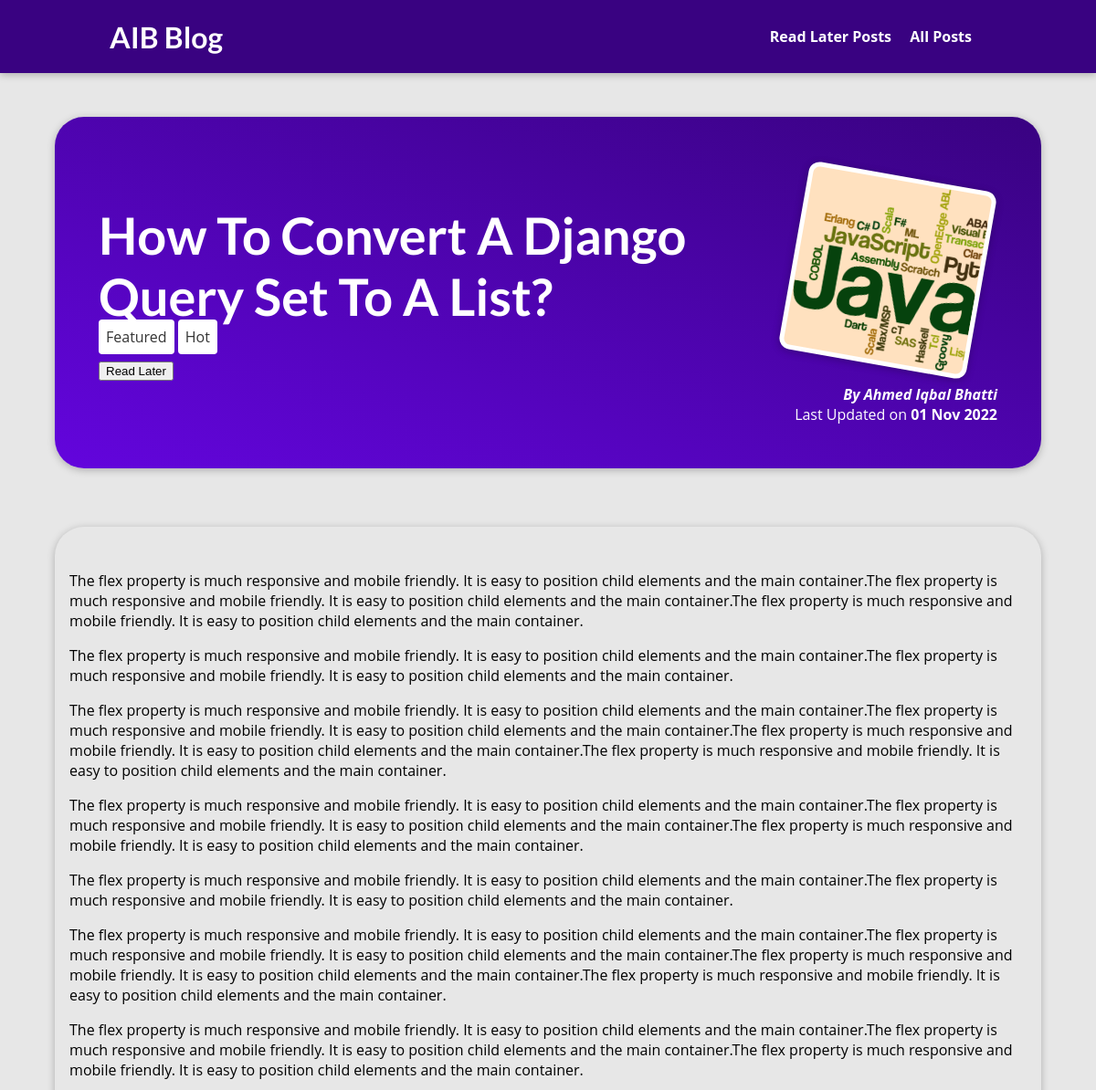
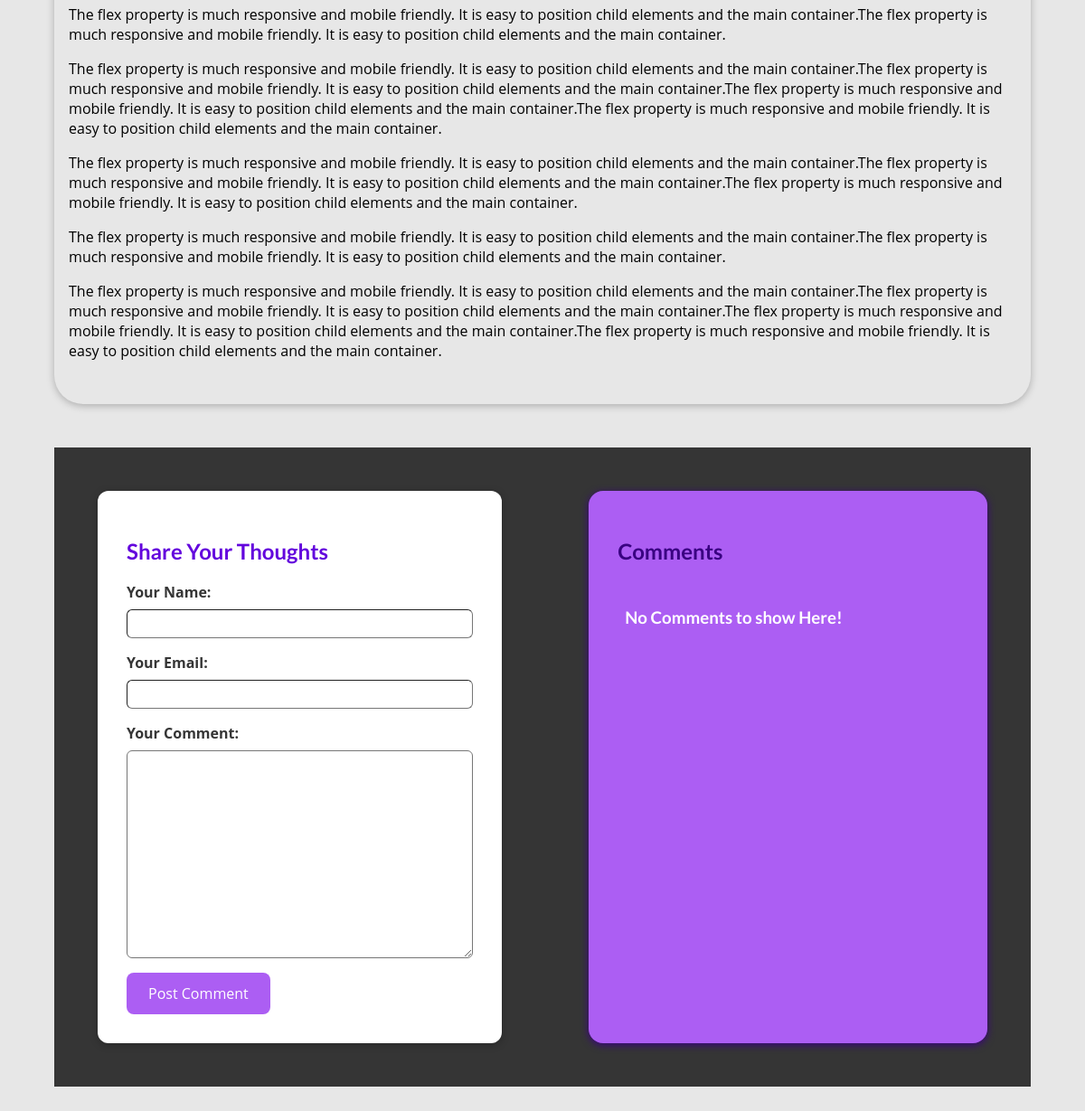
The app's page /posts/how-to-convert-a-django-query-set-to-a-list with its own data (2 pictures, top to bottom).
### blog/models.py (models this page shows, shortened)
class Post(models.Model):
    title = models.CharField(max_length=150)
    excerpt = models.CharField(max_length=200)
    image = models.ImageField(upload_to="posts", null=True)
    date = models.DateField(auto_now=True)
    slug = models.SlugField(default="", null=False, unique=True, db_index=True)
    content = models.TextField(default="", null=False, validators=[MinLengthValidator(150)])
    author = models.ForeignKey(Author, on_delete=models.SET_NULL, null=True, related_name='posts')
    tags = models.ManyToManyField(Tag)

class Tag(models.Model):
    captions = models.CharField(max_length=50)

class Author(models.Model):
    firstName = models.CharField(max_length=80)
    lastName = models.CharField(max_length=80)
    emailAddress = models.EmailField()
    def author_name(self):
        return f'{self.firstName} {self.lastName}'
    def __str__(self):
        return self.author_name()

### blog/views.py (the view)
# urls.py: path("posts/<slug:slug>", PostDetailView.as_view(), name="post-detail-page"),
class PostDetailView(View):
    template_name = 'blog/post-detail.html'
    model = Post
    def get(self, request, slug):
        post = Post.objects.get(slug=slug)
        context = {
            "post": post,
            "post_tags": post.tags.all(),
            "comment_form": CommentForm(),
            "comments": post.comments.all(),
            "comment_count": post.comments.all().count(),
        }
        return render(request, 'blog/post-detail.html', context)
    def post(self, request, slug):
        comment_form = CommentForm(request.POST)
        post = Post.objects.get(slug=slug)
        context = {
            "post": post,
            "post_tags": post.tags.all(),
            "comment_form": CommentForm(),
        }
        if comment_form.is_valid():
            comment = comment_form.save(commit=False)
            comment.post = post
            comment.save()
            return HttpResponseRedirect(reverse("post-detail-page", args=[slug]))
        post = Post.objects.get(slug=slug)
        context = {
            "post": post,
            "post_tags": post.tags.all(),
            "comment_form": CommentForm(),
        }
        return render(request, 'blog/post-detail.html', context)

### blog/forms.py
class CommentForm(forms.ModelForm):
    class Meta:
        model = Comments
        exclude = ["post"]
        labels = {
            "user_name": "Your Name",
            "user_email": "Your Email",
            "comment":"Your Comment",
        }

### blog/templates/blog/post-detail.html (shortened to what this page needs)
{% extends 'base.html' %}
{% load static %}
{% block css_files %}
    <link rel="stylesheet" href="{% static 'blog/all-posts.css' %}">
    <link rel="stylesheet" href="{% static 'blog/post-detail.css' %}">
{% endblock %}
{% block content %}
    <section id="summary">
        <div class="title-tags">
            <h2>{{ post.title|title }}</h2>
            <div class="tag">
                {% for tag in post_tags %}
                    <span>{{ tag.captions.capitalize }}</span>
                {% endfor %}
            </div>
            <div id="read-later">
                <form action="{% url "read-later" %}" method="post">
                    <button class="button">Read Later</button>
                </form>
            </div>
        </div>
        <article>
            <img src="{{ post.image.url }}" alt="{{ post.title|title }}">
            <address>By <a href="mailto:{{ post.author.emailAddress }}">
                {{ post.author|title }}</a></address>
            <div>
                Last Updated on
                <time> {{ post.date|date:"d M Y" }}</time>
            </div>
        </article>
    </section>
    <main>
        {{ post.content|linebreaks }}
    </main>
    <section id="comments">
        <div class="comments-area">
            <h2>Comments</h2>
            <ul>
                {% if not comments %}
                    <h3>No Comments to show Here!</h3>
                {% endif %}
            </ul>
        </div>
        <div class="comment-form">
            <h2>Share Your Thoughts</h2>
            <form method="post" action="{% url "post-detail-page" post.slug %}">
                {% for form_field in comment_form %}
                    <div class="form-control {% if form_field.errors %}invalid{% endif %}">
                        {{ form_field.label_tag }}
                        {{ form_field }}
                    </div>
                {% endfor %}
                <button class="form-button">Post Comment</button>
            </form>
        </div>
    </section>
{% endblock %}

### static/app.css (style rules this page uses)
* { box-sizing: border-box; }
html { font-family: 'Open Sans', 'Lato', sans-serif; }
body { margin: 0; }
h1, h2, h3 { font-family: 'Lato', sans-serif; font-weight: bold; }

### blog/static/blog/all-posts.css (style rules this page uses)
body { background-color: #e7e7e7; }

### blog/static/blog/post-detail.css (style rules this page uses)
#summary { background: linear-gradient(to right top, #6305dd, #390281); width: 90%; border-radius: 2rem; box-shadow: 0 2px 8px rgba(0, 0, 0, 0.25);; display: flex; justify-content: space-between; margin: 8rem auto 4rem auto; padding: 2rem 1rem; }
#summary h2 { align-self: center; color: white; font-size: 3.5rem; }
#summary .title-tags { display: flex; flex-direction: column; align-items: flex-start; padding: 2rem; margin-top: auto; margin-bottom: auto; }
#summary .title-tags h2 { display: flex; margin: 0; }
#summary .button { margin-top: 1rem; }
#summary span { background-color: white; padding: 0.5rem; color: #353535; border-radius: 0.25rem; }
#summary article { margin: 1rem 2rem; text-align: right; }
#summary img { width: 13rem; height: 13rem; object-fit: cover; object-position: left; border: 5px solid white; border-radius: 12px; background-color: #ffe1bf; transform: rotateZ(10deg); box-shadow: 0 2px 8px rgba(0, 0, 0, 0.25); margin: 1rem; }
#summary address, time { font-weight: bold; color: white; }
#summary address { font-style: italic; }
#summary a { color: white; text-decoration: none; }
#summary div { color: white; }
main { width: 90%; border-radius: 2rem; margin: auto; padding: 2rem 1rem; box-shadow: 0 2px 8px rgba(0, 0, 0, 0.25); }
#comments { width: 90%; margin: 3rem auto; display: flex; flex-direction: row-reverse; background-color: #353535; justify-content: space-between; }
.comment-form { width: 50%; margin: 3rem; border-radius: 12px; background-color: white; box-shadow: 0 2px 8px rgba(0, 0, 0, 0.25); padding: 2rem; }
.comment-form h2 { color: #6305dd; }
.form-control { margin-bottom: 1rem; }
.form-control label { font-weight: bold; margin-bottom: 0.5rem; display: block; color: #353535; }
.form-control input, .form-control textarea { display: block; width: 100%; font: inherit; padding: 0.25rem; border-radius: 6px; border-width: 1px; }
.form-button { font: inherit; background-color: #ac5ef3; color: white; padding: 0.75rem 1.5rem; border-radius: 0.5rem; border: #390281; cursor: pointer; }
.comments-area { width: 50%; margin: 3rem; background-color: #ac5ef3; box-shadow: 0 2px 8px #390281; color: white; padding: 2rem 2rem 2rem 0; border-radius: 1rem; }
.comments-area h2 { padding-left: 2rem; margin-bottom: 3rem; color: #390281; }

### records on screen
Post: title "How To Convert A Django Query Set To A List?", image (picture), author "Ahmed Iqbal Bhatti", date "01 Nov 2022", content "The flex property is much responsive and mobile friendly. It is easy to position child elements and the main container.The flex property is much responsive and mobile friendly. It is easy to position child elements and the main container.The flex property is much responsive and mobile friendly. It is easy to position child elements and the main container. The flex property is much responsive and mobile friendly. It is easy to position child elements and the main container.The flex property is much responsive and mobile friendly. It is easy to position child elements and the main container. The flex property is much responsive and mobile friendly. It is easy to position child elements and…"
Tag: captions "Featured"
Tag: captions "Hot"
